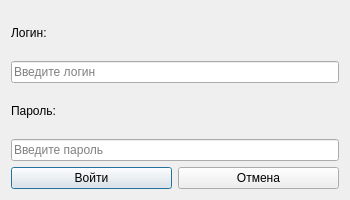
<?xml version="1.0" encoding="UTF-8"?>
<ui version="4.0">
 <class>AuthDialog</class>
 <widget class="QDialog" name="AuthDialog">
  <property name="geometry">
   <rect>
    <x>0</x>
    <y>0</y>
    <width>350</width>
    <height>200</height>
   </rect>
  </property>
  <property name="windowTitle">
   <string>Авторизация</string>
  </property>
  <layout class="QVBoxLayout" name="verticalLayout">
   <item>
    <widget class="QLabel" name="labelLogin">
     <property name="text">
      <string>Логин:</string>
     </property>
    </widget>
   </item>
   <item>
    <widget class="QLineEdit" name="txtLogin">
     <property name="placeholderText">
      <string>Введите логин</string>
     </property>
    </widget>
   </item>
   <item>
    <widget class="QLabel" name="labelPassword">
     <property name="text">
      <string>Пароль:</string>
     </property>
    </widget>
   </item>
   <item>
    <widget class="QLineEdit" name="txtPassword">
     <property name="placeholderText">
      <string>Введите пароль</string>
     </property>
     <property name="echoMode">
      <enum>QLineEdit::Password</enum>
     </property>
    </widget>
   </item>
   <item>
    <layout class="QHBoxLayout" name="horizontalLayout">
     <item>
      <widget class="QPushButton" name="btnLogin">
       <property name="text">
        <string>Войти</string>
       </property>
      </widget>
     </item>
     <item>
      <widget class="QPushButton" name="btnCancel">
       <property name="text">
        <string>Отмена</string>
       </property>
      </widget>
     </item>
    </layout>
   </item>
  </layout>
 </widget>
 <resources/>
 <connections/>
</ui>
